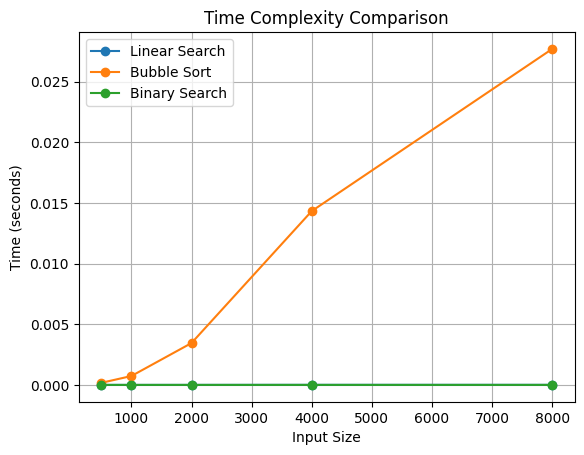

The script that drew this image:
import matplotlib.pyplot as plt

# Input sizes
sizes = [500, 1000, 2000, 4000, 8000]

# Time values (seconds)
linear_time = [0.000002, 0.000001, 0.000002, 0.000007, 0.000007]
bubble_time = [0.000173, 0.000734, 0.003451, 0.014330, 0.027696]
binary_time = [0.000001, 0.000000, 0.000001, 0.000001, 0.000001]

# Plot
plt.figure()
plt.plot(sizes, linear_time, marker='o', label='Linear Search')
plt.plot(sizes, bubble_time, marker='o', label='Bubble Sort')
plt.plot(sizes, binary_time, marker='o', label='Binary Search')

plt.xlabel("Input Size")
plt.ylabel("Time (seconds)")
plt.title("Time Complexity Comparison")
plt.legend()
plt.grid(True)
plt.show()
